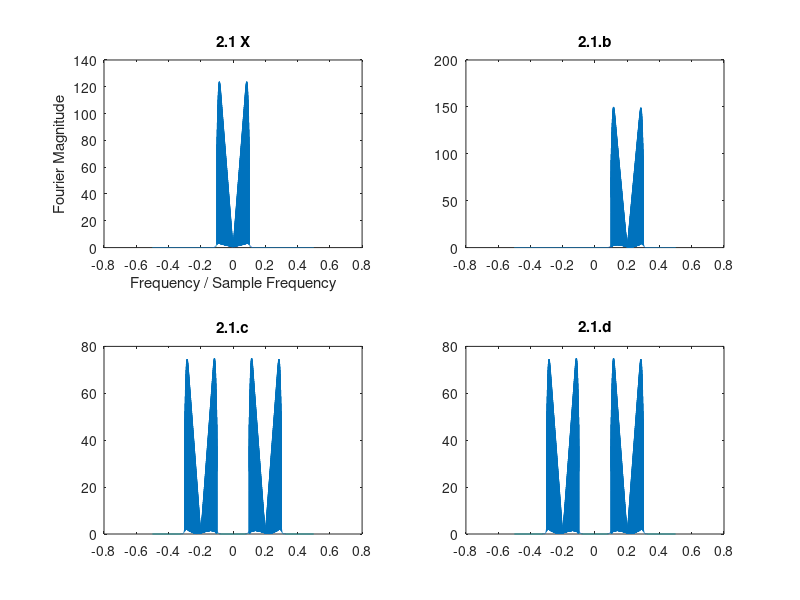
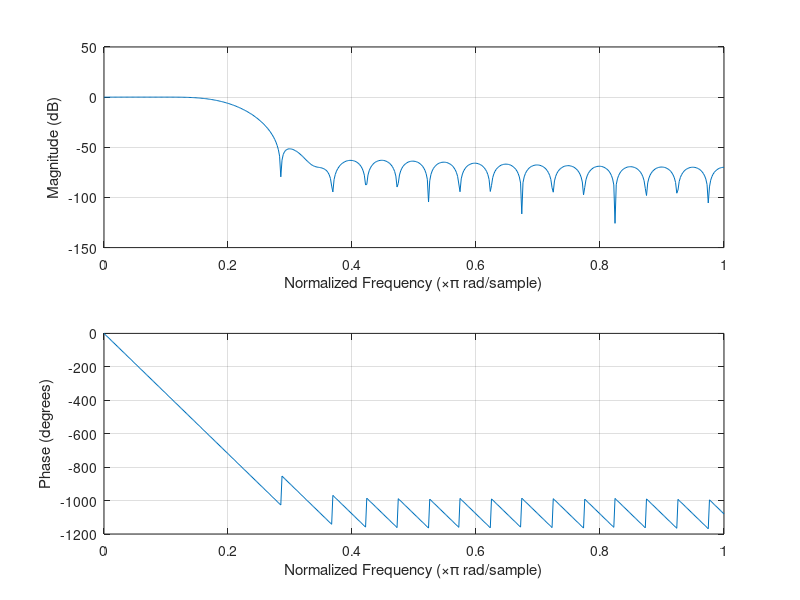
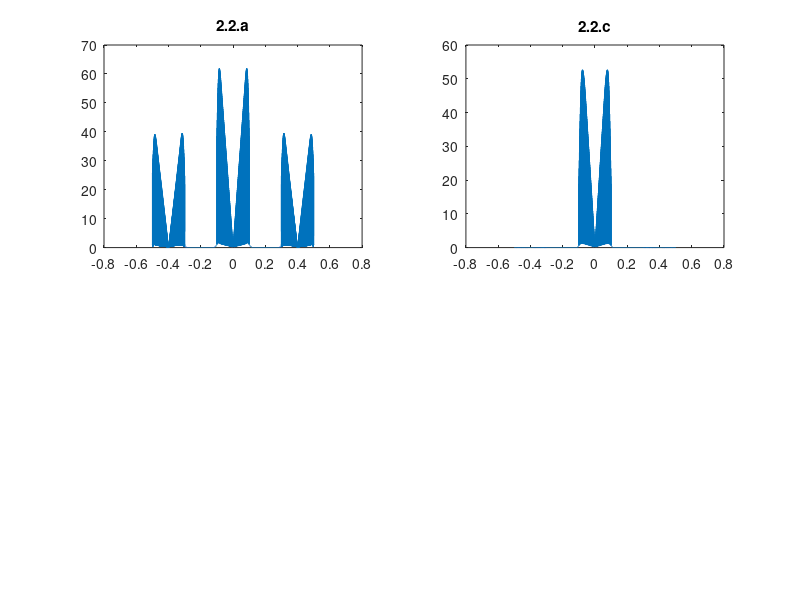

These charts were generated, in order, by the following MATLAB code:

% 2.1
load proj2_wave1 
X = fft(x);
n = (length(X) - 1)/2;
f = (-n:n)/n/2;
figure
subplot(2,2,1);
plot(f,fftshift(abs(X)));
xlabel('Frequency / Sample Frequency');
ylabel('Fourier Magnitude');
title('2.1 X');

% a
soundsc(x,8000)

% b
% 
x1=exp(2i*pi*0.2*(1:length(x))).*x;
X1 = fft(x1);
n = (length(X1) - 1)/2;
f = (-n:n)/n/2;
subplot(2,2,2);
plot(f,fftshift(abs(X1)));
title('2.1.b');

% c
% slight difference in amplitude compared to b
x2=real(exp(2i*pi*0.2*(1:length(x))).*x);
X2 = fft(x2);
n = (length(X2) - 1)/2;
f = (-n:n)/n/2;
subplot(2,2,3);
plot(f,fftshift(abs(X2)));
title('2.1.c');

% d
x3=cos(2*pi*0.2*(1:length(x))).*x;
X3 = fft(x3);
n = (length(X3) - 1)/2;
f = (-n:n)/n/2;
subplot(2,2,4);
plot(f,fftshift(abs(X3)));
title('2.1.d');
soundsc(x3,8000)

% 2.2

h=fir1(40,0.2);
figure;freqz(h)

% a
x4=cos(2*pi*0.2*(1:length(x))).*x3;
X4 = fft(x4);
n = (length(X4) - 1)/2;
f = (-n:n)/n/2;
figure
subplot(2,2,1);
plot(f,fftshift(abs(X4)));
title('2.2.a');
soundsc(x4,8000)

% b

% c 
x5=filter(h,1,x4);
X5 = fft(x5);
n = (length(X5) - 1)/2;
f = (-n:n)/n/2;
% figure
subplot(2,2,2);
plot(f,fftshift(abs(X5)));
title('2.2.c');
soundsc(x5,8000)